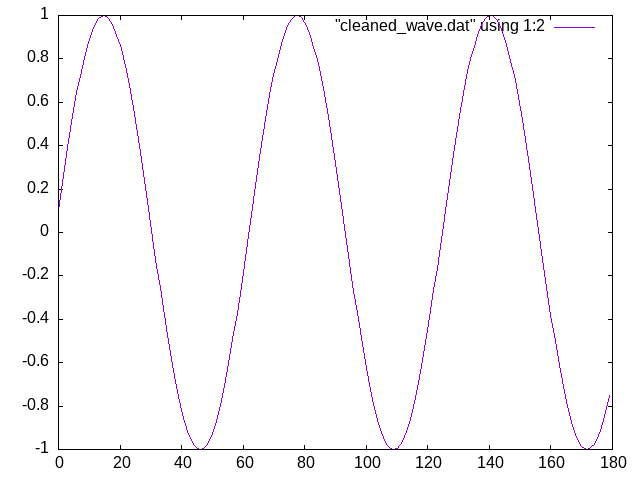

Source code (gnuplot):
#!/usr/bin/gnuplot -persist 
set terminal png
set output 'plot.png'
plot "cleaned_wave.dat" using 1:2 with lines
